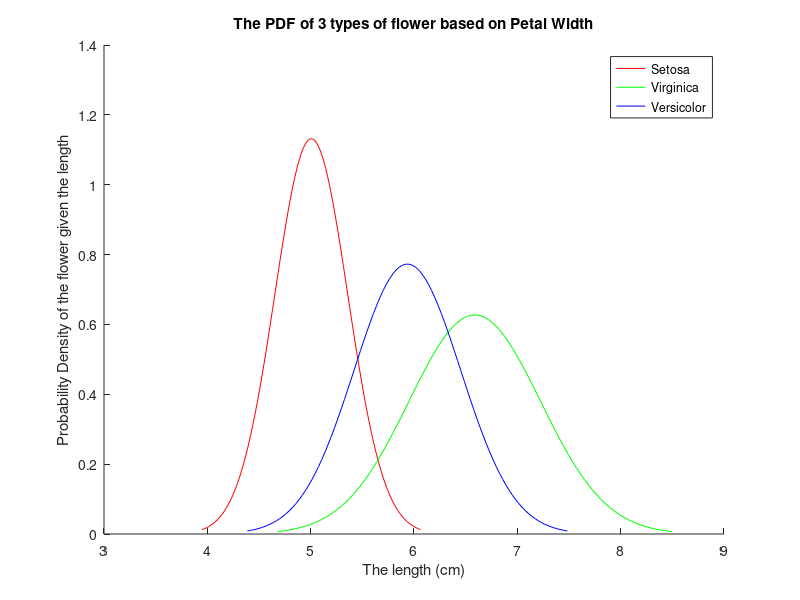
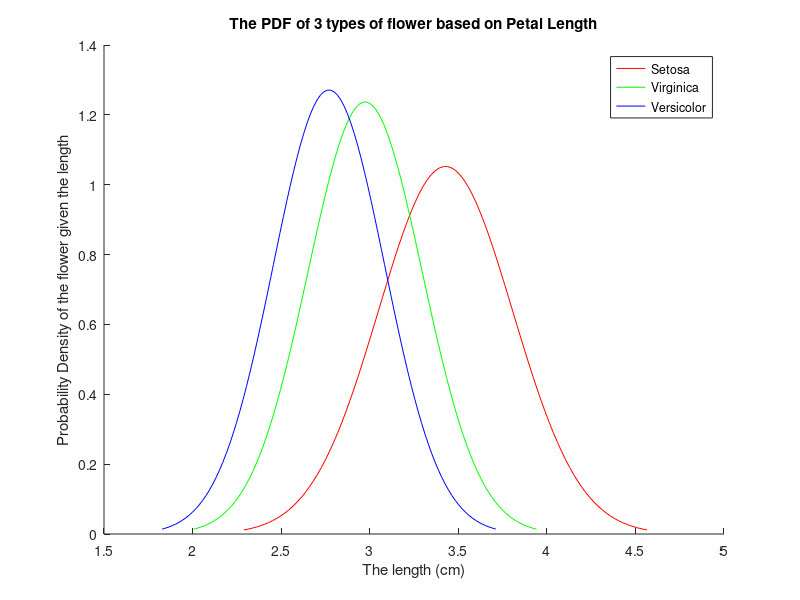

The MATLAB script that drew these images, in order:
file = load('iris.mat');


newFormat = struct2cell(file);

Setosa = newFormat(1);
Versicolor = newFormat(2);
Virginica = newFormat(3);


Setosa =cell2mat(Setosa);
Versicolor = cell2mat(Versicolor);
Virginica = cell2mat(Virginica) ;
[SetosaMean,SetosaStd] = normfit(Setosa(:,1))
[VirginicaMean,VirginicaStd] = normfit(Virginica(:,1))
[VersicolorMean,VersicolorStd]= normfit(Versicolor(:,1))
SetosaVar = var(Setosa(:,1))
VirginicaVar = var(Virginica(:,1))
VersicolorVar = var(Versicolor(:,1))
figure()
hold on;
x= linspace(SetosaMean-3*SetosaStd,SetosaMean+3*SetosaStd,100);
plot(x,normpdf(x,SetosaMean,SetosaStd),'red');
x= linspace(VirginicaMean-3*VirginicaStd,VirginicaMean+3*VirginicaStd,100);
plot(x,normpdf(x,VirginicaMean,VirginicaStd),'green');
x= linspace(VersicolorMean-3*VersicolorStd,VersicolorMean+3*VersicolorStd,100);
plot(x,normpdf(x,VersicolorMean,VersicolorStd),'blue');
legend('Setosa','Virginica', 'Versicolor')
title('The PDF of 3 types of flower based on Petal Width')
xlabel('The length (cm)')
ylabel('Probability Density of the flower given the length')
hold off;

figure()
[SetosaMean,SetosaStd] = normfit(Setosa(:,2));
[VirginicaMean,VirginicaStd] = normfit(Virginica(:,2));
[VersicolorMean,VersicolorStd]= normfit(Versicolor(:,2));
hold on;
x= linspace(SetosaMean-3*SetosaStd,SetosaMean+3*SetosaStd,100);
plot(x,normpdf(x,SetosaMean,SetosaStd),'red');
x= linspace(VirginicaMean-3*VirginicaStd,VirginicaMean+3*VirginicaStd,100);
plot(x,normpdf(x,VirginicaMean,VirginicaStd),'green');
x= linspace(VersicolorMean-3*VersicolorStd,VersicolorMean+3*VersicolorStd,100);
plot(x,normpdf(x,VersicolorMean,VersicolorStd),'blue');
legend('Setosa','Virginica', 'Versicolor')
title('The PDF of 3 types of flower based on Petal Length')
xlabel('The length (cm)')
ylabel('Probability Density of the flower given the length')
hold off;
